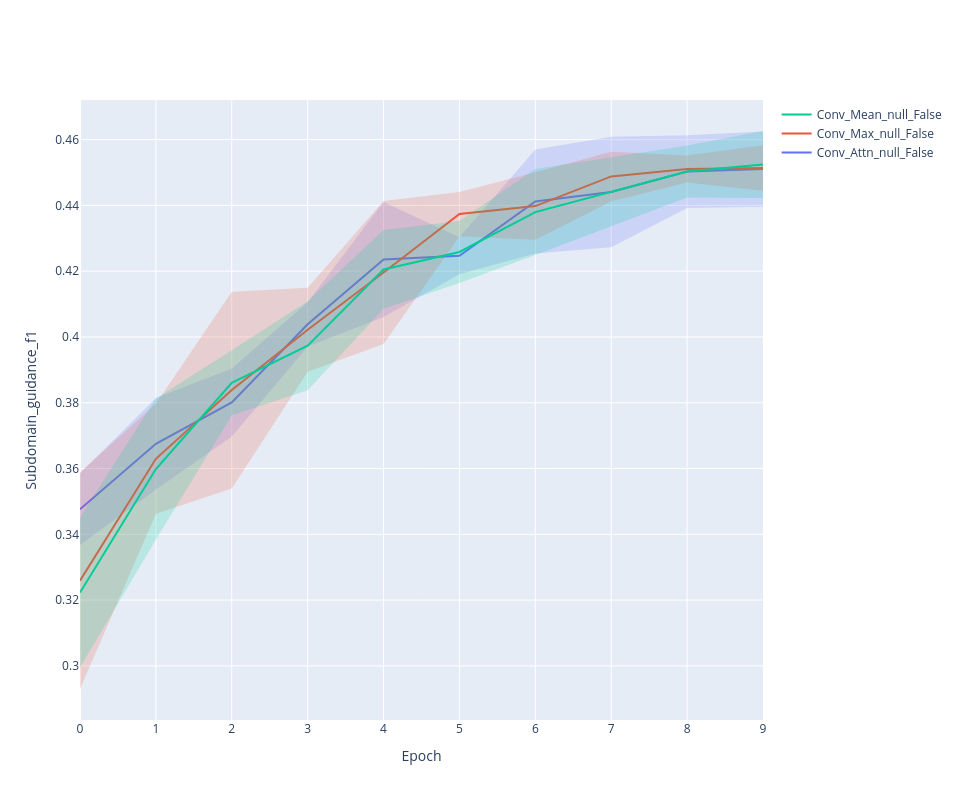

Here is the notebook cell this chart was saved with:
### Code cell
line_plot(history, 'subdomain_guidance_f1')

### Figure 1 — Plotly figure (JSON) as saved in the notebook; plotly's stock layout.template omitted (floating-point values rounded to 4 significant figures)
{"data": [{"line": {"color": "#636EFA"}, "mode": "lines", "name": "Conv_Attn_null_False", "type": "scatter", "x": [0, 1, 2, 3, 4, 5, 6, 7, 8, 9], "y": [0.3476, 0.3675, 0.3801, 0.4038, 0.4236, 0.4247, 0.4412, 0.4441, 0.4503, 0.4511]}, {"line": {"width": 0}, "marker": {"color": "#444"}, "mode": "lines", "showlegend": false, "type": "scatter", "x": [0, 1, 2, 3, 4, 5, 6, 7, 8, 9], "y": [0.3585, 0.3814, 0.3904, 0.4105, 0.4411, 0.4304, 0.457, 0.4609, 0.4613, 0.4625]}, {"fill": "tonexty", "fillcolor": "rgba(99, 110, 250,0.2)", "line": {"width": 0}, "marker": {"color": "#444"}, "mode": "lines", "showlegend": false, "type": "scatter", "x": [0, 1, 2, 3, 4, 5, 6, 7, 8, 9], "y": [0.3368, 0.3536, 0.3697, 0.3971, 0.4061, 0.4191, 0.4254, 0.4273, 0.4392, 0.4396]}, {"line": {"color": "#EF553B"}, "mode": "lines", "name": "Conv_Max_null_False", "type": "scatter", "x": [0, 1, 2, 3, 4, 5, 6, 7, 8, 9], "y": [0.3259, 0.363, 0.3839, 0.4022, 0.4196, 0.4374, 0.4398, 0.4488, 0.4511, 0.4513]}, {"line": {"width": 0}, "marker": {"color": "#444"}, "mode": "lines", "showlegend": false, "type": "scatter", "x": [0, 1, 2, 3, 4, 5, 6, 7, 8, 9], "y": [0.3589, 0.3797, 0.4138, 0.415, 0.4413, 0.4441, 0.4501, 0.4563, 0.4552, 0.4583]}, {"fill": "tonexty", "fillcolor": "rgba(239, 85, 59,0.2)", "line": {"width": 0}, "marker": {"color": "#444"}, "mode": "lines", "showlegend": false, "type": "scatter", "x": [0, 1, 2, 3, 4, 5, 6, 7, 8, 9], "y": [0.293, 0.3462, 0.3539, 0.3894, 0.3979, 0.4306, 0.4295, 0.4413, 0.447, 0.4444]}, {"line": {"color": "#00CC96"}, "mode": "lines", "name": "Conv_Mean_null_False", "type": "scatter", "x": [0, 1, 2, 3, 4, 5, 6, 7, 8, 9], "y": [0.3223, 0.3598, 0.3861, 0.3973, 0.4205, 0.4258, 0.438, 0.4442, 0.4503, 0.4524]}, {"line": {"width": 0}, "marker": {"color": "#444"}, "mode": "lines", "showlegend": false, "type": "scatter", "x": [0, 1, 2, 3, 4, 5, 6, 7, 8, 9], "y": [0.3451, 0.3813, 0.3959, 0.4109, 0.4325, 0.4353, 0.451, 0.4545, 0.4582, 0.4626]}, {"fill": "tonexty", "fillcolor": "rgba(0, 204, 150,0.2)", "line": {"width": 0}, "marker": {"color": "#444"}, "mode": "lines", "showlegend": false, "type": "scatter", "x": [0, 1, 2, 3, 4, 5, 6, 7, 8, 9], "y": [0.2995, 0.3384, 0.3762, 0.3838, 0.4086, 0.4164, 0.4249, 0.4338, 0.4424, 0.4422]}], "layout": {"height": 800, "width": 960, "xaxis": {"title": {"text": "Epoch"}}, "yaxis": {"title": {"text": "Subdomain_guidance_f1"}}}}
